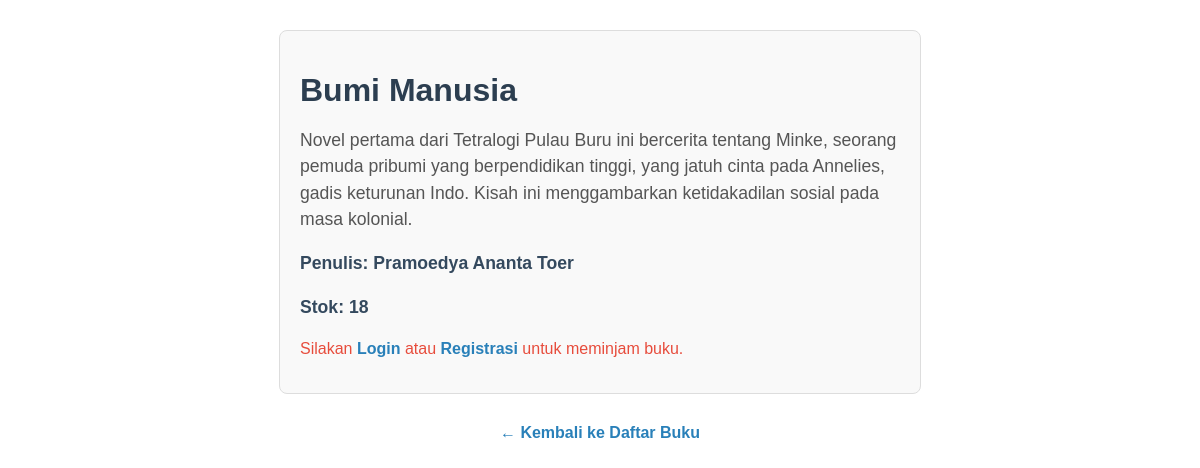
Screenshot of /buku/4/ with the database file from the repository.
### buku/models.py (models this page shows, shortened)
class Buku(models.Model):
    judul= models.CharField(max_length= 200)
    penulis = models.CharField(max_length= 100)
    stok= models.PositiveIntegerField(default=0)
    deskripsi = models.TextField()

### buku/views.py (the view)
# urls.py: path("buku/<int:buku_id>/", views.detail_buku, name= "detail_buku"),
def detail_buku(request, buku_id):
    buku = get_object_or_404(Buku, id=buku_id)
    return render(request, "buku/detail_buku.html", {"buku": buku})

### buku/templates/buku/detail_buku.html (shortened to what this page needs)
<div class="detail-buku">
  <h1>{{ buku.judul }}</h1>
  <p>{{ buku.deskripsi }}</p>
  <p class="penulis">Penulis: {{ buku.penulis }}</p>
  <p class="stok">Stok: {{ buku.stok }}</p>
  {% if user.is_authenticated %}
    <form action="{% url 'pinjam_buku' buku.id %}" method="post">
      {% csrf_token %}
      <button type="submit">Pinjam Buku</button>
    </form>
  {% else %}
    <p class="login-pesan">
      Silakan <a href="{% url 'login' %}?next={{ request.path }}">Login</a> atau
      <a href="{% url 'signup' %}">Registrasi</a> untuk meminjam buku.
    </p>
  {% endif %}
</div>
<div class="kembali-link">
  <a href="{% url 'daftar_buku' %}">← Kembali ke Daftar Buku</a>
</div>

### buku/templates/buku/detail_buku.html (style rules this page uses)
.detail-buku { max-width: 600px; margin: 30px auto; padding: 20px; border: 1px solid #ddd; border-radius: 8px; background-color: #f9f9f9; font-family: Arial, sans-serif; }
.detail-buku h1 { color: #2c3e50; margin-bottom: 10px; font-size: 2rem; }
.detail-buku p { color: #555; line-height: 1.5; margin-bottom: 12px; font-size: 1.1rem; }
.detail-buku .penulis, .detail-buku .stok { font-weight: bold; color: #34495e; }
.detail-buku .login-pesan { font-size: 1rem; color: #e74c3c; }
.detail-buku .login-pesan a { color: #2980b9; text-decoration: none; font-weight: bold; }
.kembali-link { display: block; text-align: center; margin: 20px auto; font-size: 1rem; font-weight: bold; font-family: Arial, sans-serif; }
.kembali-link a { color: #2980b9; text-decoration: none; }

### rows the page displays
Buku: judul "Bumi Manusia", deskripsi "Novel pertama dari Tetralogi Pulau Buru ini bercerita tentang Minke, seorang pemuda pribumi yang berpendidikan tinggi, yang jatuh cinta pada Annelies, gadis keturunan Indo. Kisah ini menggambarkan ketidakadilan sosial pada masa kolonial.", penulis "Pramoedya Ananta Toer", stok "18"
